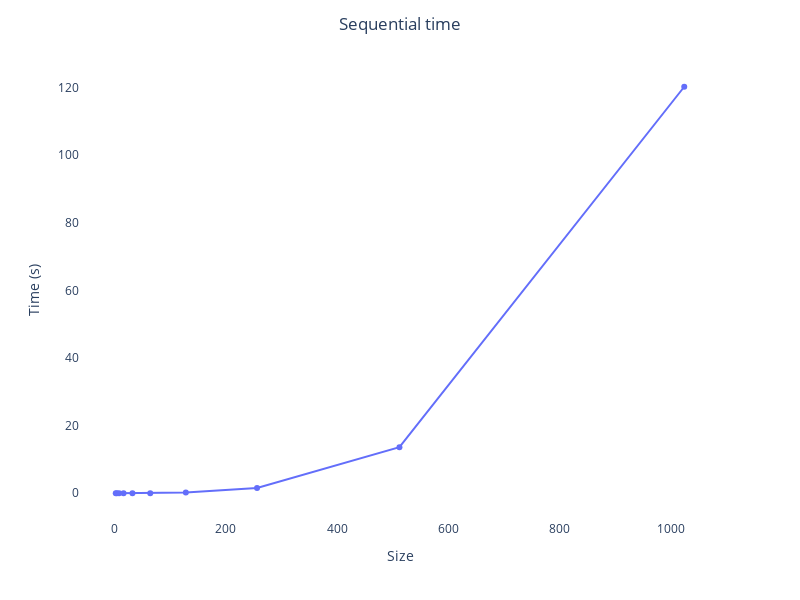

Notebook cell for this chart:
### Code cell
fig = px.line(df, x='size', y='sequential')
fig.update_layout(plot_bgcolor='white')
fig.update_layout(title='Sequential time', title_x=0.5)
fig.update_layout(height=600, width=800)
fig.update_traces(mode='markers+lines')
fig.update_xaxes(title_text='Size')
fig.update_yaxes(title_text='Time (s)')
fig.show()

### Figure 1 — Plotly figure (JSON) as saved in the notebook; plotly's stock layout.template omitted (floating-point values rounded to 4 significant figures)
{"data": [{"hovertemplate": "size=%{x}<br>sequential=%{y}<extra></extra>", "legendgroup": "", "line": {"color": "#636efa", "dash": "solid"}, "marker": {"symbol": "circle"}, "mode": "markers+lines", "name": "", "orientation": "v", "showlegend": false, "type": "scatter", "x": [2, 4, 8, 16, 32, 64, 128, 256, 512, 1024], "xaxis": "x", "y": [0, 0, 0, 0.0005033, 0.003, 0.02437, 0.1898, 1.538, 13.61, 120.2], "yaxis": "y"}], "layout": {"height": 600, "legend": {"tracegroupgap": 0}, "margin": {"t": 60}, "plot_bgcolor": "white", "title": {"text": "Sequential time", "x": 0.5}, "width": 800, "xaxis": {"anchor": "y", "domain": [0, 1], "title": {"text": "Size"}}, "yaxis": {"anchor": "x", "domain": [0, 1], "title": {"text": "Time (s)"}}}}
